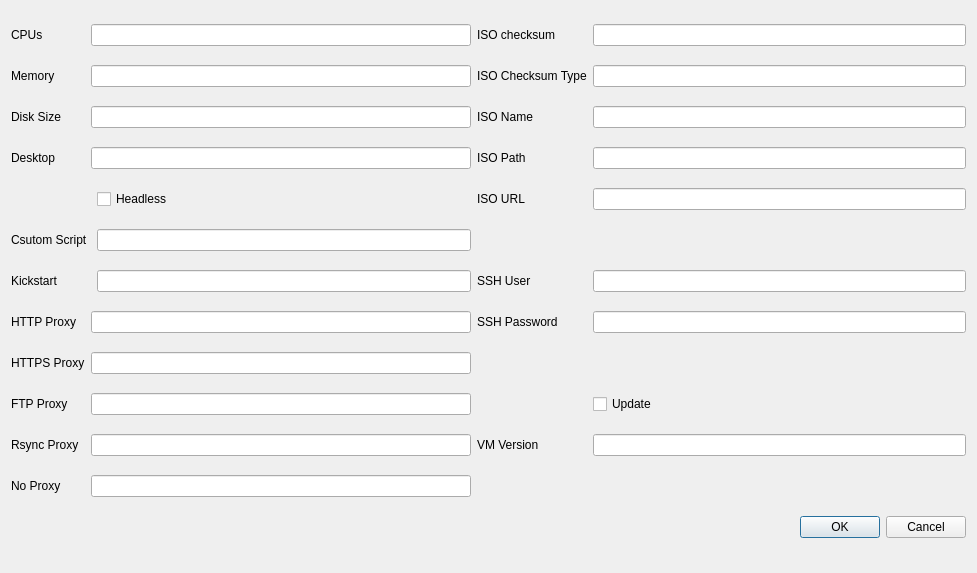
<?xml version="1.0" encoding="UTF-8"?>
<ui version="4.0">
 <class>Dialog</class>
 <widget class="QDialog" name="Dialog">
  <property name="geometry">
   <rect>
    <x>0</x>
    <y>0</y>
    <width>977</width>
    <height>573</height>
   </rect>
  </property>
  <property name="windowTitle">
   <string>Generic Template</string>
  </property>
  <layout class="QGridLayout" name="gridLayout">
   <item row="0" column="0">
    <widget class="QLabel" name="label">
     <property name="text">
      <string>CPUs</string>
     </property>
    </widget>
   </item>
   <item row="0" column="1" colspan="2">
    <widget class="QLineEdit" name="lineEdit"/>
   </item>
   <item row="0" column="3">
    <widget class="QLabel" name="label_8">
     <property name="text">
      <string>ISO checksum</string>
     </property>
    </widget>
   </item>
   <item row="0" column="4">
    <widget class="QLineEdit" name="lineEdit_13"/>
   </item>
   <item row="1" column="0">
    <widget class="QLabel" name="label_14">
     <property name="text">
      <string>Memory</string>
     </property>
    </widget>
   </item>
   <item row="1" column="1" colspan="2">
    <widget class="QLineEdit" name="lineEdit_2"/>
   </item>
   <item row="1" column="3">
    <widget class="QLabel" name="label_9">
     <property name="text">
      <string>ISO Checksum Type</string>
     </property>
    </widget>
   </item>
   <item row="1" column="4">
    <widget class="QLineEdit" name="lineEdit_14"/>
   </item>
   <item row="3" column="1" colspan="2">
    <widget class="QLineEdit" name="lineEdit_3"/>
   </item>
   <item row="5" column="0">
    <widget class="QLabel" name="label_3">
     <property name="text">
      <string>Desktop</string>
     </property>
    </widget>
   </item>
   <item row="5" column="1" colspan="2">
    <widget class="QLineEdit" name="lineEdit_4"/>
   </item>
   <item row="7" column="0" colspan="2">
    <widget class="QLabel" name="label_2">
     <property name="text">
      <string>Csutom Script</string>
     </property>
    </widget>
   </item>
   <item row="7" column="2">
    <widget class="QLineEdit" name="lineEdit_6"/>
   </item>
   <item row="8" column="0">
    <widget class="QLabel" name="label_13">
     <property name="text">
      <string>Kickstart</string>
     </property>
    </widget>
   </item>
   <item row="8" column="2">
    <widget class="QLineEdit" name="lineEdit_7"/>
   </item>
   <item row="10" column="0">
    <widget class="QLabel" name="label_6">
     <property name="text">
      <string>HTTP Proxy</string>
     </property>
    </widget>
   </item>
   <item row="10" column="1" colspan="2">
    <widget class="QLineEdit" name="lineEdit_8"/>
   </item>
   <item row="11" column="0">
    <widget class="QLabel" name="label_7">
     <property name="text">
      <string>HTTPS Proxy</string>
     </property>
    </widget>
   </item>
   <item row="11" column="1" colspan="2">
    <widget class="QLineEdit" name="lineEdit_9"/>
   </item>
   <item row="12" column="0">
    <widget class="QLabel" name="label_5">
     <property name="text">
      <string>FTP Proxy</string>
     </property>
    </widget>
   </item>
   <item row="12" column="1" colspan="2">
    <widget class="QLineEdit" name="lineEdit_10"/>
   </item>
   <item row="13" column="0">
    <widget class="QLabel" name="label_16">
     <property name="text">
      <string>Rsync Proxy</string>
     </property>
    </widget>
   </item>
   <item row="13" column="1" colspan="2">
    <widget class="QLineEdit" name="lineEdit_11"/>
   </item>
   <item row="13" column="3">
    <widget class="QLabel" name="label_21">
     <property name="text">
      <string>VM Version</string>
     </property>
    </widget>
   </item>
   <item row="13" column="4">
    <widget class="QLineEdit" name="lineEdit_21"/>
   </item>
   <item row="14" column="0">
    <widget class="QLabel" name="label_15">
     <property name="text">
      <string>No Proxy</string>
     </property>
    </widget>
   </item>
   <item row="14" column="1" colspan="2">
    <widget class="QLineEdit" name="lineEdit_12"/>
   </item>
   <item row="15" column="4">
    <widget class="QDialogButtonBox" name="buttonBox">
     <property name="orientation">
      <enum>Qt::Horizontal</enum>
     </property>
     <property name="standardButtons">
      <set>QDialogButtonBox::Cancel|QDialogButtonBox::Ok</set>
     </property>
    </widget>
   </item>
   <item row="3" column="0">
    <widget class="QLabel" name="label_4">
     <property name="text">
      <string>Disk Size</string>
     </property>
    </widget>
   </item>
   <item row="3" column="4">
    <widget class="QLineEdit" name="lineEdit_15"/>
   </item>
   <item row="3" column="3">
    <widget class="QLabel" name="label_10">
     <property name="text">
      <string>ISO Name</string>
     </property>
    </widget>
   </item>
   <item row="8" column="4">
    <widget class="QLineEdit" name="lineEdit_18"/>
   </item>
   <item row="5" column="3">
    <widget class="QLabel" name="label_11">
     <property name="text">
      <string>ISO Path</string>
     </property>
    </widget>
   </item>
   <item row="5" column="4">
    <widget class="QLineEdit" name="lineEdit_16"/>
   </item>
   <item row="6" column="3">
    <widget class="QLabel" name="label_12">
     <property name="text">
      <string>ISO URL</string>
     </property>
    </widget>
   </item>
   <item row="6" column="4">
    <widget class="QLineEdit" name="lineEdit_17"/>
   </item>
   <item row="8" column="3">
    <widget class="QLabel" name="label_18">
     <property name="text">
      <string>SSH User</string>
     </property>
    </widget>
   </item>
   <item row="10" column="3">
    <widget class="QLabel" name="label_19">
     <property name="text">
      <string>SSH Password</string>
     </property>
    </widget>
   </item>
   <item row="10" column="4">
    <widget class="QLineEdit" name="lineEdit_19"/>
   </item>
   <item row="12" column="4">
    <widget class="QCheckBox" name="checkBox">
     <property name="text">
      <string>Update</string>
     </property>
    </widget>
   </item>
   <item row="6" column="2">
    <widget class="QCheckBox" name="checkBox_2">
     <property name="text">
      <string>Headless</string>
     </property>
    </widget>
   </item>
  </layout>
 </widget>
 <resources/>
 <connections>
  <connection>
   <sender>buttonBox</sender>
   <signal>accepted()</signal>
   <receiver>Dialog</receiver>
   <slot>accept()</slot>
   <hints>
    <hint type="sourcelabel">
     <x>248</x>
     <y>254</y>
    </hint>
    <hint type="destinationlabel">
     <x>157</x>
     <y>274</y>
    </hint>
   </hints>
  </connection>
  <connection>
   <sender>buttonBox</sender>
   <signal>rejected()</signal>
   <receiver>Dialog</receiver>
   <slot>reject()</slot>
   <hints>
    <hint type="sourcelabel">
     <x>316</x>
     <y>260</y>
    </hint>
    <hint type="destinationlabel">
     <x>286</x>
     <y>274</y>
    </hint>
   </hints>
  </connection>
 </connections>
</ui>
